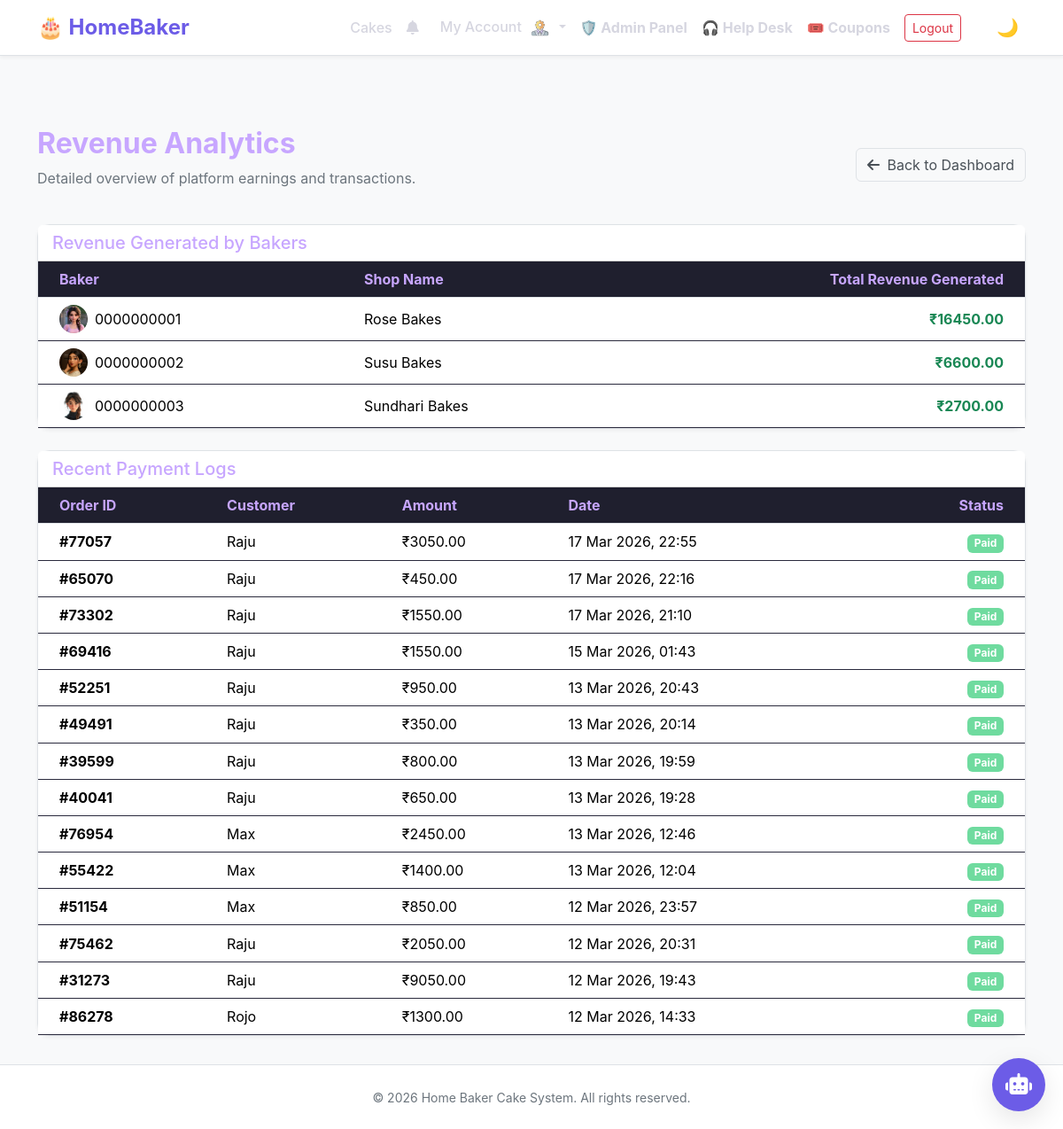
The page /admin-panel/revenue/ (signed in) on the database its author committed.
### main/models.py (models this page shows, shortened)
class UserProfile(models.Model):
    ROLE_CHOICES = [
        ('customer', 'Customer'),
        ('baker', 'Baker'),
        ('admin', 'Admin'),
        ('delivery_assistant', 'Delivery Assistant'),
    ]
    user = models.OneToOneField(User, on_delete=models.CASCADE, related_name='profile')
    phone_number = models.CharField(max_length=15, unique=True)
    role = models.CharField(max_length=20, choices=ROLE_CHOICES, default='customer')
    is_phone_verified = models.BooleanField(default=False)
    failed_login_attempts = models.IntegerField(default=0)
    account_locked_until = models.DateTimeField(null=True, blank=True)
    is_suspended = models.BooleanField(default=False)
    email_otp = models.CharField(max_length=6, null=True, blank=True)
    otp_expiry = models.DateTimeField(null=True, blank=True)
    created_at = models.DateTimeField(auto_now_add=True)
    updated_at = models.DateTimeField(auto_now=True)
    default_address = models.TextField(blank=True, help_text="Default delivery address")
    profile_picture = models.ImageField(upload_to='profile_pics/', blank=True, null=True)
    class Meta:
        verbose_name = "User Profile"
        verbose_name_plural = "User Profiles"

class BakerProfile(models.Model):
    STATUS_CHOICES = [
        ('pending', 'Pending Approval'),
        ('approved', 'Approved'),
        ('rejected', 'Rejected'),
        ('suspended', 'Suspended'),
    ]
    user_profile = models.OneToOneField(UserProfile, on_delete=models.CASCADE, related_name='baker_profile')
    shop_name = models.CharField(max_length=200)
    address = models.TextField()
    city = models.CharField(max_length=100)
    pincode = models.CharField(max_length=10)
    license_number = models.CharField(max_length=50, blank=True, unique=True, db_index=True)
    fssai_certificate = models.ImageField(upload_to='baker_documents/', blank=True, null=True)
    status = models.CharField(max_length=20, choices=STATUS_CHOICES, default='pending')
    accepts_custom_orders = models.BooleanField(default=True, help_text="Accept custom cake orders")
    commission_rate = models.DecimalField(max_digits=5, decimal_places=2, default=10.00, help_text="Platform commission %")
    total_revenue = models.DecimalField(max_digits=12, decimal_places=2, default=0.00)
    total_profit = models.DecimalField(max_digits=12, decimal_places=2, default=0.00)
    average_rating = models.DecimalField(max_digits=3, decimal_places=2, default=0.00)
    total_reviews = models.IntegerField(default=0)
    created_at = models.DateTimeField(auto_now_add=True)
    updated_at = models.DateTimeField(auto_now=True)
    class Meta:
        verbose_name = "Baker Profile"
        verbose_name_plural = "Baker Profiles"

class Order(models.Model):
    STATUS_CHOICES = [
        ('pending', 'Pending'),
        ('awaiting_confirmation', 'Awaiting Confirmation'),
        ('confirmed', 'Confirmed'),
        ('baking', 'Baking'),
        ('packing', 'Packing'),
        ('out_for_delivery', 'Out for Delivery'),
        ('delivered', 'Delivered'),
        ('cancelled', 'Cancelled'),
    ]
    PAYMENT_STATUS_CHOICES = [
        ('pending', 'Pending'),
        ('paid', 'Paid'),
        ('failed', 'Failed'),
        ('refunded', 'Refunded'),
    ]
    order_id = models.CharField(max_length=20, unique=True, editable=False)
    customer = models.ForeignKey(User, on_delete=models.CASCADE, related_name='orders')
    delivery_date = models.DateField()
    delivery_address = models.TextField()
    delivery_charge = models.DecimalField(max_digits=10, decimal_places=2, default=50.00)
    subtotal = models.DecimalField(max_digits=10, decimal_places=2, default=0.00)
    coupon_discount = models.DecimalField(max_digits=10, decimal_places=2, default=0.00, help_text="Discount applied via coupon code")
    total_amount = models.DecimalField(max_digits=10, decimal_places=2)
    status = models.CharField(max_length=25, choices=STATUS_CHOICES, default='pending')
    payment_status = models.CharField(max_length=20, choices=PAYMENT_STATUS_CHOICES, default='pending')
    payment_method = models.CharField(max_length=50, blank=True, default='wallet')
    delivery_otp = models.CharField(max_length=4, null=True, blank=True, help_text="4-digit delivery OTP")
    confirmation_otp = models.CharField(max_length=4, null=True, blank=True, help_text="4-digit order confirmation OTP")
    otp_verified = models.BooleanField(default=False)
    delivered_at = models.DateTimeField(null=True, blank=True)
    status_updated_at = models.DateTimeField(null=True, blank=True)
    created_at = models.DateTimeField(auto_now_add=True)
    updated_at = models.DateTimeField(auto_now=True)
    class Meta:
        ordering = ['-created_at']
        verbose_name = "Order"
        verbose_name_plural = "Orders"

### main/views_admin.py (the view)
# urls.py: path('admin-panel/revenue/', admin_revenue, name='admin_revenue'),
@login_required
@user_passes_test(is_admin)
def admin_revenue(request):
    baker_revenues = []
    for baker in BakerProfile.objects.all():
        revenue = Order.objects.filter(
            items__cake__baker=baker.user_profile.user,
            payment_status='paid',
            status='delivered'
        ).aggregate(total=Sum('subtotal'))['total'] or Decimal('0.00')
        baker_revenues.append({
            'baker': baker,
            'revenue': revenue
        })
    baker_revenues.sort(key=lambda x: x['revenue'], reverse=True)
    payments = Order.objects.filter(payment_status='paid', status='delivered').order_by('-created_at')
    context = {
        'baker_revenues': baker_revenues,
        'payments': payments,
    }
    return render(request, 'admin_revenue.html', context)

### templates/admin_revenue.html (shortened to what this page needs)
{% extends 'base.html' %}
{% load static %}
{% block content %}
<div class="row mb-4 align-items-center">
    <div class="col">
        <h2 class="fw-bold">Revenue Analytics</h2>
        <p class="text-muted">Detailed overview of platform earnings and transactions.</p>
    </div>
    <div class="col-auto">
        <a href="{% url 'admin_dashboard' %}" class="btn btn-outline-secondary">
            <i class="fas fa-arrow-left me-1"></i> Back to Dashboard
        </a>
    </div>
</div>
<div class="row g-4 mb-4">
    <div class="col-md-12">
        <div class="card shadow-sm">
            <div class="card-header bg-white">
                <h5 class="mb-0">Revenue Generated by Bakers</h5>
            </div>
            <div class="card-body p-0">
                <div class="table-responsive">
                    <table class="table table-hover align-middle mb-0">
                        <thead class="bg-light">
                            <tr>
                                <th class="ps-4">Baker</th>
                                <th>Shop Name</th>
                                <th class="text-end pe-4">Total Revenue Generated</th>
                            </tr>
                        </thead>
                        <tbody>
                            {% for item in baker_revenues %}
                            <tr>
                                <td class="ps-4">
                                    <div class="d-flex align-items-center">
                                        {% if item.baker.user_profile.profile_picture %}
                                        <img src="{{ item.baker.user_profile.profile_picture.url }}"
                                            class="rounded-circle me-2" width="32" height="32"
                                            style="object-fit: cover;">
                                        {% else %}
                                        <div class="rounded-circle bg-secondary bg-opacity-10 d-flex align-items-center justify-content-center me-2"
                                            style="width: 32px; height: 32px;">
                                            <span class="small fw-bold">{{ item.baker.shop_name|slice:":1" }}</span>
                                        </div>
                                        {% endif %}
                                        <span>{{ item.baker.user_profile.user.username }}</span>
                                    </div>
                                </td>
                                <td>{{ item.baker.shop_name }}</td>
                                <td class="text-end pe-4 fw-bold text-success">₹{{ item.revenue|floatformat:2 }}</td>
                            </tr>
                            {% empty %}
                            <tr>
                                <td colspan="3" class="text-center py-4 text-muted">No revenue data found.</td>
                            </tr>
                            {% endfor %}
                        </tbody>
                    </table>
                </div>
            </div>
        </div>
    </div>
</div>
<div class="card shadow-sm">
    <div class="card-header bg-white">
        <h5 class="mb-0">Recent Payment Logs</h5>
    </div>
    <div class="card-body p-0">
        <div class="table-responsive">
            <table class="table table-hover align-middle mb-0">
                <thead class="bg-light">
                    <tr>
                        <th class="ps-4">Order ID</th>
                        <th>Customer</th>
                        <th>Amount</th>
                        <th>Date</th>
                        <th class="text-end pe-4">Status</th>
                    </tr>
                </thead>
                <tbody>
                    {% for order in payments %}
                    <tr>
                        <td class="ps-4 fw-bold">{{ order.order_id }}</td>
                        <td>{{ order.customer.get_full_name|default:order.customer.username }}</td>
                        <td>₹{{ order.total_amount|floatformat:2 }}</td>
                        <td>{{ order.created_at|date:"d M Y, H:i" }}</td>
                        <td class="text-end pe-4">
                            <span class="badge bg-success">Paid</span>
                        </td>
                    </tr>
                    {% empty %}
                    <tr>
                        <td colspan="5" class="text-center py-4 text-muted">No payment records found.</td>
                    </tr>
                    {% endfor %}
                </tbody>
            </table>
        </div>
    </div>
</div>
{% endblock %}

### templates/base.html (shortened to what this page needs)
{% load static %}
<!DOCTYPE html>
<html lang="en">
<head>
    <link href="https://cdn.jsdelivr.net/npm/bootstrap@5.3.2/dist/css/bootstrap.min.css" rel="stylesheet">
    <link rel="stylesheet" href="{% static 'css/style.css' %}">
    <link rel="stylesheet" href="https://cdnjs.cloudflare.com/ajax/libs/font-awesome/6.4.0/css/all.min.css">
</head>
<body class="d-flex flex-column min-vh-100">
    <nav class="navbar navbar-expand-lg border-bottom sticky-top">
        <div class="container">
            <a class="navbar-brand fw-bold" href="{% url 'home' %}">
                🎂 HomeBaker
            </a>
            <div class="collapse navbar-collapse" id="navbarNav">
                <ul class="navbar-nav ms-auto align-items-center">
                    {% if not user.is_authenticated or user.profile.role != 'delivery_assistant' %}
                    <li class="nav-item">
                        <a class="nav-link {% if '/cakes/' in request.path %}active{% endif %}" href="{% url 'cakes' %}">Cakes</a>
                    </li>
                    {% endif %}
                    {% if user.is_authenticated %}
                    <li class="nav-item dropdown me-2">
                        <a class="nav-link position-relative" href="#" id="notificationDropdown" role="button"
                            data-bs-toggle="dropdown" aria-expanded="false">
                            <i class="fas fa-bell"></i>
                        </a>
                    </li>
                    <li class="nav-item dropdown">
                        <a class="nav-link dropdown-toggle" href="#" id="customerDropdown" role="button"
                            data-bs-toggle="dropdown">
                            My Account
                            {% if user.profile.profile_picture %}
                            <img src="{{ user.profile.profile_picture.url }}" alt="Profile" class="rounded-circle ms-1"
                                style="width: 25px; height: 25px; object-fit: cover;">
                            {% else %}
                            <i class="fas fa-user-circle ms-1"></i>
                            {% endif %}
                        </a>
                    </li>
                    {% if user.is_staff %}
                    <li class="nav-item">
                        <a class="nav-link text-danger fw-bold" href="{% url 'admin_dashboard' %}">
                            🛡️ Admin Panel
                        </a>
                    </li>
                    <li class="nav-item">
                        <a class="nav-link {% if '/helpdesk/' in request.path %}active{% else %}fw-bold text-warning{% endif %}" href="{% url 'admin_helpdesk' %}">
                            🎧 Help Desk
                        </a>
                    </li>
                    <li class="nav-item">
                        <a class="nav-link {% if '/coupons/' in request.path %}active{% else %}fw-bold text-success{% endif %}" href="{% url 'admin_coupons' %}">
                            🎟️ Coupons
                        </a>
                    </li>
                    {% endif %}
                    <li class="nav-item ms-2" style="display: flex; align-items: center;">
                        <a class="btn btn-outline-danger btn-sm" href="{% url 'logout' %}">Logout</a>
                    </li>
                    {% endif %}
                    <li class="nav-item ms-3">
                        <button class="theme-toggle" id="themeToggle" aria-label="Toggle theme">
                            <span id="themeIcon">🌙</span>
                        </button>
                    </li>
                </ul>
            </div>
        </div>
    </nav>
    <main class="container">
        {% block content %}{% endblock %}
    </main>
    <footer class="text-center py-4 mt-auto border-top">
        <div class="container">
            <small class="text-muted">© 2026 Home Baker Cake System. All rights reserved.</small>
        </div>
    </footer>
    {% include 'chatbot/include/chat_widget.html' %}
</body>
</html>

### rows shown on the page
BakerProfile: baker.user_profile.profile_picture (picture), baker.user_profile.user.username "0000000001", baker.shop_name "Rose Bakes", revenue "16450.00"
BakerProfile: baker.user_profile.profile_picture (picture), baker.user_profile.user.username "0000000002", baker.shop_name "Susu Bakes", revenue "6600.00"
BakerProfile: baker.user_profile.profile_picture (picture), baker.user_profile.user.username "0000000003", baker.shop_name "Sundhari Bakes", revenue "2700.00"
Order: order_id "#77057", customer.get_full_name "Raju", total_amount "3050.00", created_at "17 Mar 2026, 22:55"
Order: order_id "#65070", customer.get_full_name "Raju", total_amount "450.00", created_at "17 Mar 2026, 22:16"
Order: order_id "#73302", customer.get_full_name "Raju", total_amount "1550.00", created_at "17 Mar 2026, 21:10"
Order: order_id "#69416", customer.get_full_name "Raju", total_amount "1550.00", created_at "15 Mar 2026, 01:43"
Order: order_id "#52251", customer.get_full_name "Raju", total_amount "950.00", created_at "13 Mar 2026, 20:43"
Order: order_id "#49491", customer.get_full_name "Raju", total_amount "350.00", created_at "13 Mar 2026, 20:14"
Order: order_id "#39599", customer.get_full_name "Raju", total_amount "800.00", created_at "13 Mar 2026, 19:59"
Order: order_id "#40041", customer.get_full_name "Raju", total_amount "650.00", created_at "13 Mar 2026, 19:28"
Order: order_id "#76954", customer.get_full_name "Max", total_amount "2450.00", created_at "13 Mar 2026, 12:46"
Order: order_id "#55422", customer.get_full_name "Max", total_amount "1400.00", created_at "13 Mar 2026, 12:04"
Order: order_id "#51154", customer.get_full_name "Max", total_amount "850.00", created_at "12 Mar 2026, 23:57"
Order: order_id "#75462", customer.get_full_name "Raju", total_amount "2050.00", created_at "12 Mar 2026, 20:31"
Order: order_id "#31273", customer.get_full_name "Raju", total_amount "9050.00", created_at "12 Mar 2026, 19:43"
Order: order_id "#86278", customer.get_full_name "Rojo", total_amount "1300.00", created_at "12 Mar 2026, 14:33"
